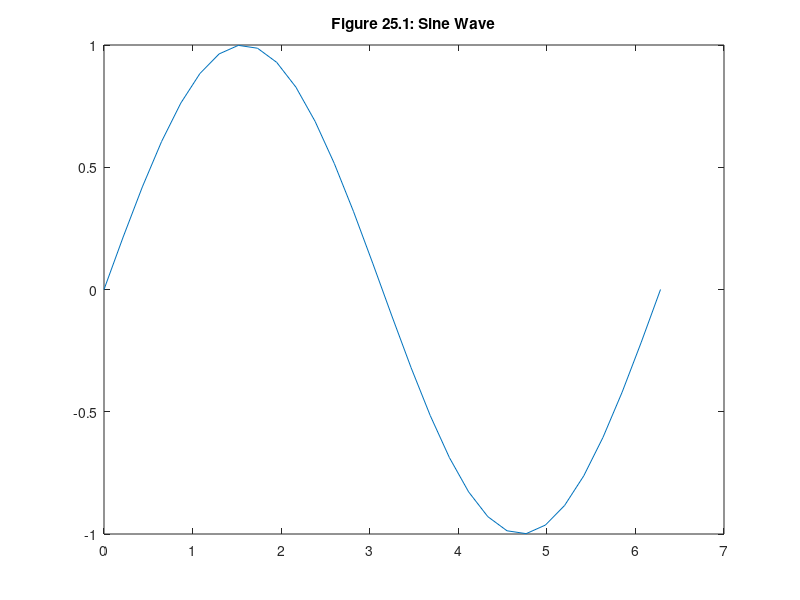
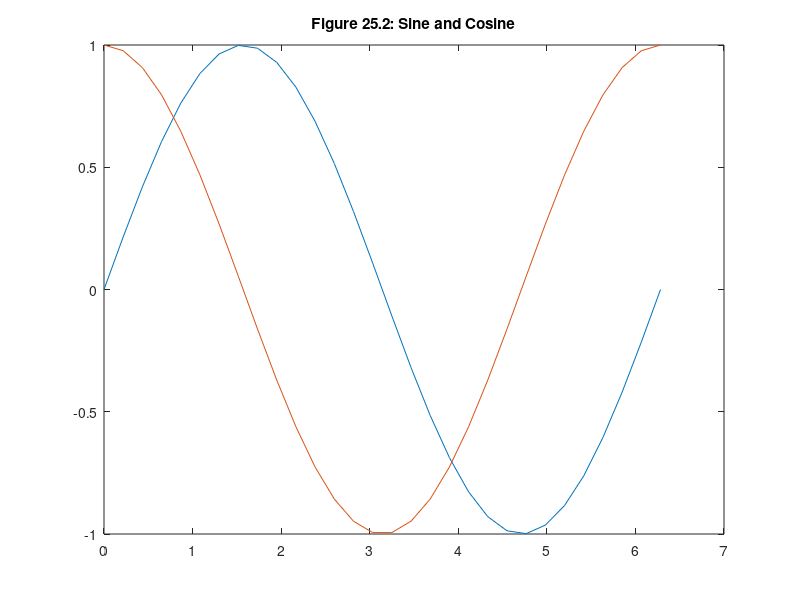
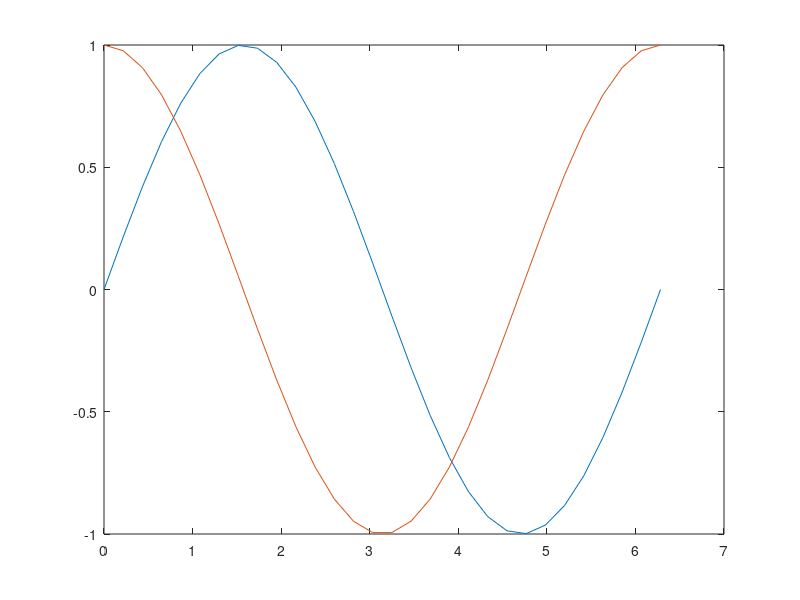
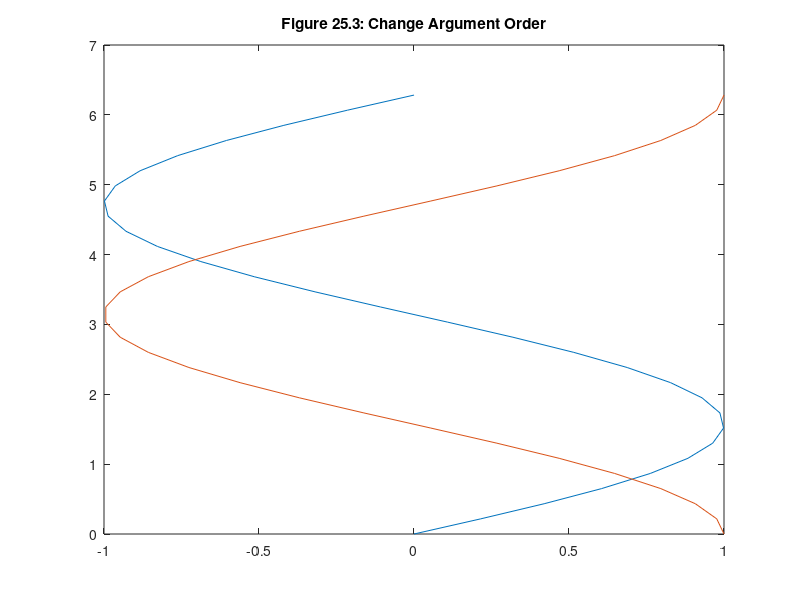

Here is the MATLAB script that generated these plots, in order:
% MATLAB Script: SineCosineWavePlot.m

x = linspace(0,2*pi,30);
y = sin(x);
plot(x,y)
title('Figure 25.1: Sine Wave')

z = cos(x);
figure;
plot(x,y,x,z)
title('Figure 25.2: Sine and Cosine')

W = [y;z]; % create a matrix of the sine and cosine
figure;
plot(x,W) % plot the columns of W vs. x

figure;
plot(W,x) % plot x vs. the columns of W
title('Figure 25.3: Change Argument Order')
